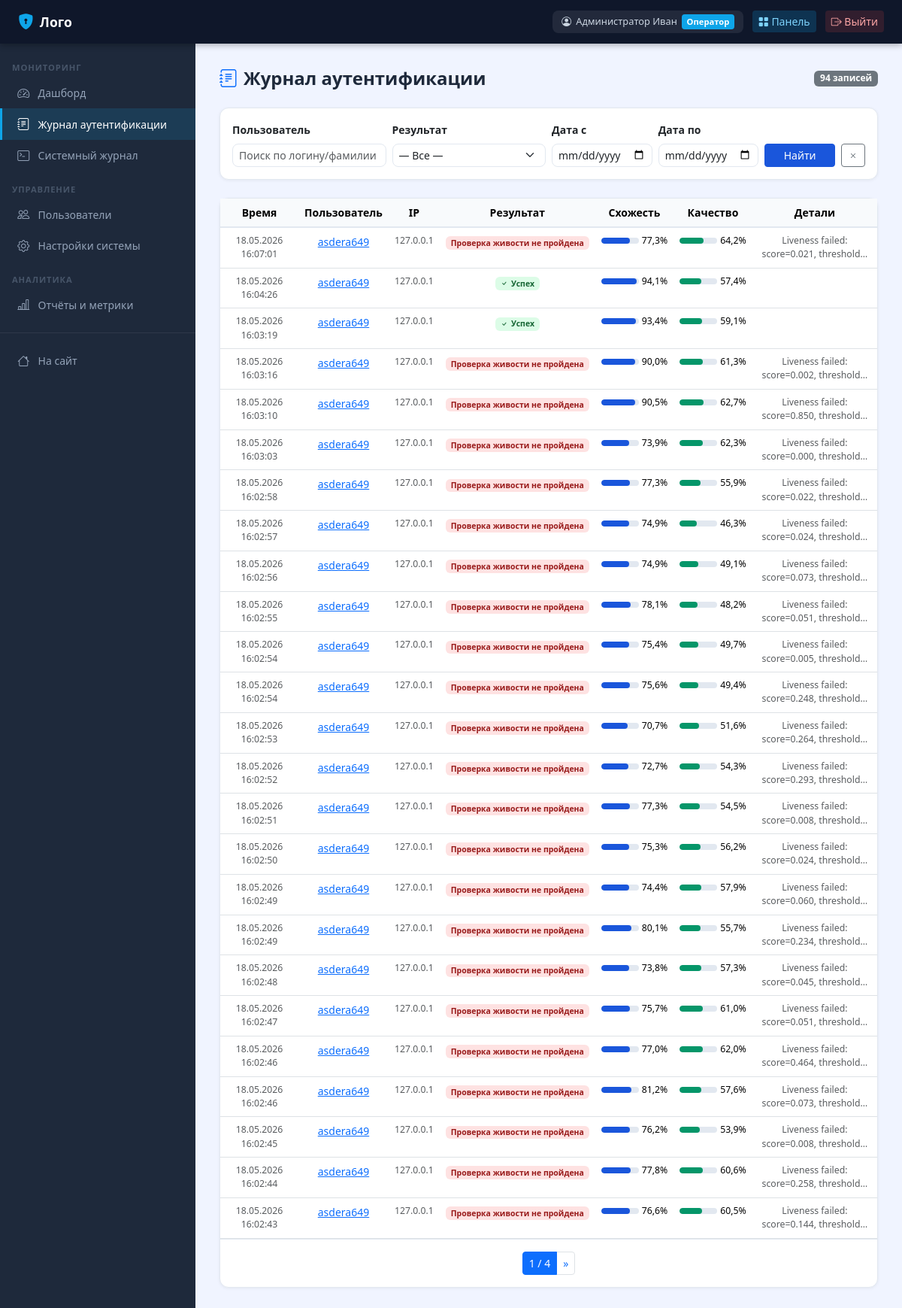
Page /operator/logs/auth/ (signed in) on the committed database.
### apps/accounts/models.py (models this page shows, shortened)
class CustomUser(AbstractUser):
    patronymic = models.CharField('Отчество', max_length=150, blank=True)
    phone = models.CharField('Телефон', max_length=20, blank=True)
    is_operator = models.BooleanField('Оператор', default=False)
    is_biometric_registered = models.BooleanField('Биометрия зарегистрирована', default=False)
    failed_attempts = models.PositiveIntegerField('Неудачных попыток', default=0)
    locked_until = models.DateTimeField('Заблокирован до', null=True, blank=True)
    created_at = models.DateTimeField('Дата регистрации', auto_now_add=True)
    class Meta:
        verbose_name = 'Пользователь'
        verbose_name_plural = 'Пользователи'
    def get_full_name_ru(self):
        parts = [self.last_name, self.first_name, self.patronymic]
        return ' '.join(p for p in parts if p) or self.username

### apps/biometric/models.py (models this page shows, shortened)
class AuthenticationLog(models.Model):
    RESULT_SUCCESS = 'success'
    RESULT_FAIL_QUALITY = 'fail_quality'
    RESULT_FAIL_NO_FACE = 'fail_no_face'
    RESULT_FAIL_RECOGNITION = 'fail_recognition'
    RESULT_FAIL_LIVENESS = 'fail_liveness'
    RESULT_FAIL_LOCKED = 'fail_locked'
    RESULT_CHOICES = [
        (RESULT_SUCCESS, 'Успех'),
        (RESULT_FAIL_QUALITY, 'Низкое качество изображения'),
        (RESULT_FAIL_NO_FACE, 'Лицо не обнаружено'),
        (RESULT_FAIL_RECOGNITION, 'Лицо не распознано'),
        (RESULT_FAIL_LIVENESS, 'Проверка живости не пройдена'),
        (RESULT_FAIL_LOCKED, 'Аккаунт заблокирован'),
    ]
    user = models.ForeignKey(
        settings.AUTH_USER_MODEL, on_delete=models.SET_NULL,
        null=True, blank=True, related_name='auth_logs', verbose_name='Пользователь'
    )
    attempted_username = models.CharField('Введённый логин', max_length=150, blank=True)
    timestamp = models.DateTimeField('Время', auto_now_add=True, db_index=True)
    result = models.CharField('Результат', max_length=30, choices=RESULT_CHOICES)
    recognition_confidence = models.FloatField('Уверенность распознавания', default=0.0)
    quality_score = models.FloatField('Оценка качества', default=0.0)
    liveness_score = models.FloatField('Оценка живости (заглушка)', null=True, blank=True)
    failure_reason = models.TextField('Причина отказа', null=True, blank=True)
    ip_address = models.GenericIPAddressField('IP-адрес', null=True, blank=True)
    user_agent = models.CharField('User-Agent', max_length=500, blank=True)
    class Meta:
        verbose_name = 'Журнал аутентификации'
        verbose_name_plural = 'Журнал аутентификации'
        ordering = ['-timestamp']

### apps/operator/views.py (the view)
    @login_required
    def wrapped(request, *args, **kwargs):
        if not request.user.is_operator and not request.user.is_superuser:
            messages.error(request, 'Доступ запрещён. Требуются права оператора.')
            return redirect('home')
        return view_func(request, *args, **kwargs)

### apps/operator/views.py (called while the page is built)
def operator_required(view_func):
    @login_required
    def wrapped(request, *args, **kwargs):
        if not request.user.is_operator and not request.user.is_superuser:
            messages.error(request, 'Доступ запрещён. Требуются права оператора.')
            return redirect('home')
        return view_func(request, *args, **kwargs)
    return wrapped

### templates/operator/auth_logs.html (shortened to what this page needs)
{% extends "operator/base_operator.html" %}
{% block op_content %}
<div class="page-header">
  <h1><i class="bi bi-journal-text me-2 text-primary"></i>Журнал аутентификации</h1>
  <span class="badge bg-secondary">{{ total_count }} записей</span>
</div>
<div class="card mb-4">
  <div style="padding:1rem">
    <form method="get" class="row g-2 align-items-end">
      <div class="col-md-3">
        <label class="form-label small fw-semibold">Пользователь</label>
        <input type="text" name="username" value="{{ user_filter }}" class="form-control form-control-sm" placeholder="Поиск по логину/фамилии">
      </div>
      <div class="col-md-3">
        <label class="form-label small fw-semibold">Результат</label>
        <select name="result" class="form-select form-select-sm">
          <option value="">— Все —</option>
        </select>
      </div>
      <div class="col-md-2">
        <label class="form-label small fw-semibold">Дата с</label>
        <input type="date" name="date_from" value="{{ date_from }}" class="form-control form-control-sm">
      </div>
      <div class="col-md-2">
        <label class="form-label small fw-semibold">Дата по</label>
        <input type="date" name="date_to" value="{{ date_to }}" class="form-control form-control-sm">
      </div>
      <div class="col-md-2 d-flex gap-2">
        <button type="submit" class="btn btn-primary btn-sm flex-grow-1">Найти</button>
        <a href="{% url 'auth_logs' %}" class="btn btn-outline-secondary btn-sm"><i class="bi bi-x"></i></a>
      </div>
    </form>
  </div>
</div>
<div class="card">
  <div style="overflow-x:auto">
    <table class="table mb-0 text-center">
      <thead><tr><th>Время</th><th>Пользователь</th><th>IP</th><th>Результат</th><th>Схожесть</th><th>Качество</th><th>Детали</th></tr></thead>
      <tbody>
        {% for log in page %}
        <tr>
          <td class="text-muted small">{{ log.timestamp|date:"d.m.Y H:i:s" }}</td>
          <td>
            {% if log.user %}<a href="{% url 'user_detail' log.user.pk %}">{{ log.attempted_username }}</a>
            {% else %}<span class="text-muted">{{ log.attempted_username }}</span>{% endif %}
          </td>
          <td class="text-muted small">{{ log.ip_address|default:"—" }}</td>
          <td>
            {% if log.result == 'success' %}
              <span class="badge badge-success"><i class="bi bi-check me-1"></i>Успех</span>
            {% else %}
              <span class="badge badge-danger">{{ log.get_result_display }}</span>
            {% endif %}
          </td>
          <td>
            <div class="d-flex align-items-center gap-1">
              <div class="metric-bar" style="width:50px"><div class="metric-bar-fill" style="background:#1a56db;width:{{ log.recognition_confidence|floatformat:0 }}%"></div></div>
              <span class="small">{{ log.recognition_confidence|floatformat:1 }}%</span>
            </div>
          </td>
          <td>
            <div class="d-flex align-items-center gap-1">
              <div class="metric-bar" style="width:50px"><div class="metric-bar-fill" style="background:#059669;width:{{ log.quality_score|floatformat:0 }}%"></div></div>
              <span class="small">{{ log.quality_score|floatformat:1 }}%</span>
            </div>
          </td>
          <td class="text-muted small">{{ log.failure_reason|truncatechars:40 }}</td>
        </tr>
        {% empty %}<tr><td colspan="7" class="text-center text-muted py-4">Записей не найдено</td></tr>{% endfor %}
      </tbody>
    </table>
  </div>
  {% if page.has_other_pages %}
  <div style="padding:1rem;border-top:1px solid #e2e8f0">
    <nav><ul class="pagination pagination-sm mb-0 justify-content-center">
      <li class="page-item active"><a class="page-link">{{ page.number }} / {{ page.paginator.num_pages }}</a></li>
      {% if page.has_next %}<li class="page-item"><a class="page-link" href="?page={{ page.next_page_number }}&result={{ result_filter }}&username={{ user_filter }}">»</a></li>{% endif %}
    </ul></nav>
  </div>
  {% endif %}
</div>
{% endblock %}

### templates/base.html (shortened to what this page needs)
<!DOCTYPE html>
<html lang="ru">
<head>
{% load static %}
<link href="https://cdnjs.cloudflare.com/ajax/libs/bootstrap/5.3.2/css/bootstrap.min.css" rel="stylesheet">
<link href="https://cdnjs.cloudflare.com/ajax/libs/bootstrap-icons/1.11.3/font/bootstrap-icons.min.css" rel="stylesheet">
</head>
<body>
{% block topbar %}
<nav class="topbar">
  <a href="{% url 'home' %}" class="brand"><i class="bi bi-shield-lock-fill"></i>Лого</a>
  <div class="ms-auto">
    {% if user.is_authenticated %}
      <div class="user-badge">
        <i class="bi bi-person-circle"></i>
        {{ user.get_full_name_ru }}
        {% if user.is_operator or user.is_superuser %}<span class="role">Оператор</span>{% endif %}
      </div>
      {% if user.is_operator or user.is_superuser %}
        <a href="{% url 'operator_dashboard' %}" class="btn btn-sm" style="background:rgba(14,165,233,.2);color:#7dd3fc;border:none;">
          <i class="bi bi-grid-fill"></i> Панель
        </a>
      {% endif %}
      <a href="{% url 'logout' %}" class="btn btn-sm" style="background:rgba(239,68,68,.15);color:#fca5a5;border:none;">
        <i class="bi bi-box-arrow-right"></i> Выйти
      </a>
    {% endif %}
  </div>
</nav>
{% endblock %}
{% block layout %}
<div class="main-wrap {% block sidebar_class %}no-sidebar{% endblock %}">
  {% block sidebar %}{% endblock %}
  <div class="page-content">
    {% block content %}{% endblock %}
  </div>
</div>
{% endblock %}
</body>
</html>

### templates/base.html (style rules this page uses)
:root { --primary: #1a56db; --primary-dark: #1341b2; --accent: #0ea5e9; --success: #059669; --danger: #dc2626; --warning: #d97706; --bg: #f0f4ff; --card-bg: #ffffff; --text: #1e293b; --muted: #64748b; --border: #e2e8f0; --sidebar-w: 260px; }
body { background: var(--bg); color: var(--text); font-family: 'Segoe UI', system-ui, sans-serif; min-height: 100vh; }
.topbar { background: #0f172a; color: #f1f5f9; height: 58px; position: fixed; top: 0; left: 0; right: 0; z-index: 1000; display: flex; align-items: center; padding: 0 1.5rem; gap: 1rem; box-shadow: 0 2px 8px rgba(0,0,0,.3); }
.topbar .brand { font-weight: 700; font-size: 1.1rem; color: #fff; text-decoration: none; display: flex; align-items: center; gap: .5rem; }
.topbar .brand i { color: var(--accent); font-size: 1.3rem; }
.topbar .ms-auto { margin-left: auto !important; display: flex; align-items: center; gap: .75rem; }
.topbar .user-badge { background: rgba(255,255,255,.08); border-radius: 8px; padding: .3rem .75rem; font-size: .8rem; color: #cbd5e1; display: flex; align-items: center; gap: .4rem; }
.topbar .user-badge .role { background: var(--accent); color: #fff; border-radius: 4px; padding: .1rem .4rem; font-size: .7rem; font-weight: 600; }
.main-wrap { margin-left: var(--sidebar-w); padding-top: 58px; min-height: 100vh; }
.page-content { padding: 2rem; }
.card { border: 1px solid var(--border); border-radius: 12px; box-shadow: 0 1px 4px rgba(0,0,0,.06); }
.badge-success { background: #dcfce7; color: #166534; }
.badge-danger { background: #fee2e2; color: #991b1b; }
.metric-bar { height: 8px; border-radius: 4px; background: #e2e8f0; overflow: hidden; }
.metric-bar-fill { height: 100%; border-radius: 4px; transition: width .4s; }
.table { font-size: .875rem; }
.table thead th { background: #f8fafc; font-weight: 600; border-bottom: 2px solid var(--border); }
.form-control, .form-select { border-color: var(--border); border-radius: 8px; }
.btn-primary { background: var(--primary); border-color: var(--primary); }
.page-header { display: flex; align-items: center; justify-content: space-between; margin-bottom: 1.5rem; }
.page-header h1 { font-size: 1.5rem; font-weight: 700; margin: 0; }

### rows in the picture
CustomUser: get_full_name_ru "Администратор Иван"
AuthenticationLog: timestamp "18.05.2026 16:07:01", attempted_username "asdera649", ip_address "127.0.0.1", result "Проверка живости не пройдена", recognition_confidence "77,3", quality_score "64,2", failure_reason "Liveness failed: score=0.021, threshold…"
AuthenticationLog: timestamp "18.05.2026 16:04:26", attempted_username "asdera649", ip_address "127.0.0.1", result "success" (drawn), recognition_confidence "94,1", quality_score "57,4"
AuthenticationLog: timestamp "18.05.2026 16:03:19", attempted_username "asdera649", ip_address "127.0.0.1", result "success" (drawn), recognition_confidence "93,4", quality_score "59,1"
AuthenticationLog: timestamp "18.05.2026 16:03:16", attempted_username "asdera649", ip_address "127.0.0.1", result "Проверка живости не пройдена", recognition_confidence "90,0", quality_score "61,3", failure_reason "Liveness failed: score=0.002, threshold…"
AuthenticationLog: timestamp "18.05.2026 16:03:10", attempted_username "asdera649", ip_address "127.0.0.1", result "Проверка живости не пройдена", recognition_confidence "90,5", quality_score "62,7", failure_reason "Liveness failed: score=0.850, threshold…"
AuthenticationLog: timestamp "18.05.2026 16:03:03", attempted_username "asdera649", ip_address "127.0.0.1", result "Проверка живости не пройдена", recognition_confidence "73,9", quality_score "62,3", failure_reason "Liveness failed: score=0.000, threshold…"
AuthenticationLog: timestamp "18.05.2026 16:02:58", attempted_username "asdera649", ip_address "127.0.0.1", result "Проверка живости не пройдена", recognition_confidence "77,3", quality_score "55,9", failure_reason "Liveness failed: score=0.022, threshold…"
AuthenticationLog: timestamp "18.05.2026 16:02:57", attempted_username "asdera649", ip_address "127.0.0.1", result "Проверка живости не пройдена", recognition_confidence "74,9", quality_score "46,3", failure_reason "Liveness failed: score=0.024, threshold…"
AuthenticationLog: timestamp "18.05.2026 16:02:56", attempted_username "asdera649", ip_address "127.0.0.1", result "Проверка живости не пройдена", recognition_confidence "74,9", quality_score "49,1", failure_reason "Liveness failed: score=0.073, threshold…"
AuthenticationLog: timestamp "18.05.2026 16:02:55", attempted_username "asdera649", ip_address "127.0.0.1", result "Проверка живости не пройдена", recognition_confidence "78,1", quality_score "48,2", failure_reason "Liveness failed: score=0.051, threshold…"
AuthenticationLog: timestamp "18.05.2026 16:02:54", attempted_username "asdera649", ip_address "127.0.0.1", result "Проверка живости не пройдена", recognition_confidence "75,4", quality_score "49,7", failure_reason "Liveness failed: score=0.005, threshold…"
AuthenticationLog: timestamp "18.05.2026 16:02:54", attempted_username "asdera649", ip_address "127.0.0.1", result "Проверка живости не пройдена", recognition_confidence "75,6", quality_score "49,4", failure_reason "Liveness failed: score=0.248, threshold…"
AuthenticationLog: timestamp "18.05.2026 16:02:53", attempted_username "asdera649", ip_address "127.0.0.1", result "Проверка живости не пройдена", recognition_confidence "70,7", quality_score "51,6", failure_reason "Liveness failed: score=0.264, threshold…"
AuthenticationLog: timestamp "18.05.2026 16:02:52", attempted_username "asdera649", ip_address "127.0.0.1", result "Проверка живости не пройдена", recognition_confidence "72,7", quality_score "54,3", failure_reason "Liveness failed: score=0.293, threshold…"
AuthenticationLog: timestamp "18.05.2026 16:02:51", attempted_username "asdera649", ip_address "127.0.0.1", result "Проверка живости не пройдена", recognition_confidence "77,3", quality_score "54,5", failure_reason "Liveness failed: score=0.008, threshold…"
AuthenticationLog: timestamp "18.05.2026 16:02:50", attempted_username "asdera649", ip_address "127.0.0.1", result "Проверка живости не пройдена", recognition_confidence "75,3", quality_score "56,2", failure_reason "Liveness failed: score=0.024, threshold…"
AuthenticationLog: timestamp "18.05.2026 16:02:49", attempted_username "asdera649", ip_address "127.0.0.1", result "Проверка живости не пройдена", recognition_confidence "74,4", quality_score "57,9", failure_reason "Liveness failed: score=0.060, threshold…"
AuthenticationLog: timestamp "18.05.2026 16:02:49", attempted_username "asdera649", ip_address "127.0.0.1", result "Проверка живости не пройдена", recognition_confidence "80,1", quality_score "55,7", failure_reason "Liveness failed: score=0.234, threshold…"
AuthenticationLog: timestamp "18.05.2026 16:02:48", attempted_username "asdera649", ip_address "127.0.0.1", result "Проверка живости не пройдена", recognition_confidence "73,8", quality_score "57,3", failure_reason "Liveness failed: score=0.045, threshold…"
AuthenticationLog: timestamp "18.05.2026 16:02:47", attempted_username "asdera649", ip_address "127.0.0.1", result "Проверка живости не пройдена", recognition_confidence "75,7", quality_score "61,0", failure_reason "Liveness failed: score=0.051, threshold…"
AuthenticationLog: timestamp "18.05.2026 16:02:46", attempted_username "asdera649", ip_address "127.0.0.1", result "Проверка живости не пройдена", recognition_confidence "77,0", quality_score "62,0", failure_reason "Liveness failed: score=0.464, threshold…"
AuthenticationLog: timestamp "18.05.2026 16:02:46", attempted_username "asdera649", ip_address "127.0.0.1", result "Проверка живости не пройдена", recognition_confidence "81,2", quality_score "57,6", failure_reason "Liveness failed: score=0.073, threshold…"
AuthenticationLog: timestamp "18.05.2026 16:02:45", attempted_username "asdera649", ip_address "127.0.0.1", result "Проверка живости не пройдена", recognition_confidence "76,2", quality_score "53,9", failure_reason "Liveness failed: score=0.008, threshold…"
AuthenticationLog: timestamp "18.05.2026 16:02:44", attempted_username "asdera649", ip_address "127.0.0.1", result "Проверка живости не пройдена", recognition_confidence "77,8", quality_score "60,6", failure_reason "Liveness failed: score=0.258, threshold…"
AuthenticationLog: timestamp "18.05.2026 16:02:43", attempted_username "asdera649", ip_address "127.0.0.1", result "Проверка живости не пройдена", recognition_confidence "76,6", quality_score "60,5", failure_reason "Liveness failed: score=0.144, threshold…"

### other values in the picture
{{ total_count }} "94"
{{ page.number }} "1"
{{ page.paginator.num_pages }} "4"
